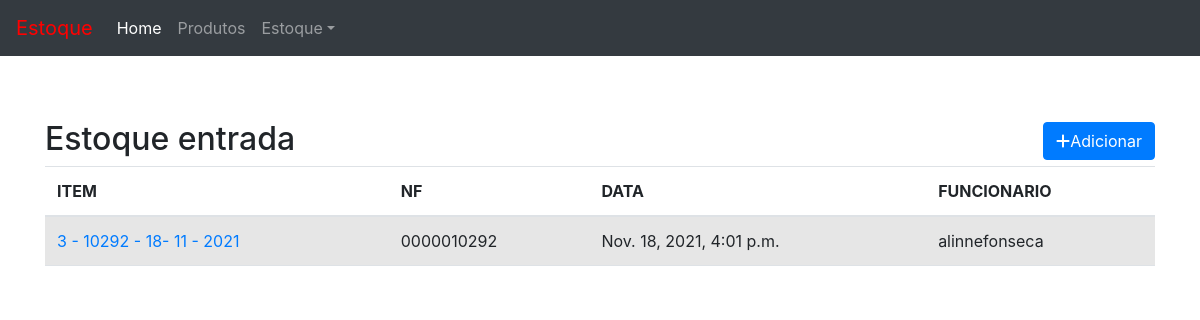
Page /estoque/ on the committed database.
### estoque/models.py (models this page shows)
class Estoque(TimeStampedModel):
    funcionario = models.ForeignKey(User , on_delete=models.CASCADE)
    nf = models.PositiveBigIntegerField('nota fiscal' , null = True , blank= True)
    movimento = models.CharField(max_length=1 , choices=MOVEMENT)
    class Meta:
        ordering  =('-created',)
    def __str__(self):
        return f'{self.pk} - {self.nf} - {self.created.strftime("%d- %m - %Y")}'
    def nf_formated(self):
        return str(self.nf).zfill(10)

### core/models.py (models this page shows)
class TimeStampedModel(models.Model):
    created = models.DateTimeField(
        'created at ...',
        auto_now_add= True,
        auto_now= False
    )
    modified = models.DateTimeField(
        'modified at' ,
        auto_now_add=  False,
        auto_now=True
    )

### estoque/views.py (the view)
# urls.py: path('' , v.entrada_list , name='entrada_list')
def entrada_list(request):
    template_name = 'estoque_entrada_list.html'
    objects = Estoque.objects.filter(movimento = 'e')
    context = {'object_list' : objects}
    return render(request  , template_name , context)

### estoque/templates/estoque_entrada_list.html
{% extends 'base.html' %}
{% load static %}
{% block content %}
<div class="page-header">
    <h2>Estoque entrada
        <span class="pull-right">
            <a href="#">
                <button type="button" class="btn btn-primary">
                    <span class="fa fa-plus"></span>Adicionar
                </button>
            </a>
        </span>
    </h2>
    {% if object_list %}
    <table class="table table-striped">
        <thead>
            <tr>
                <th>ITEM</th>
                <th>NF</th>
                <th>DATA</th>
                <th>FUNCIONARIO</th>
            </tr>
        </thead>
        <tbody>
            {% for object in object_list %}
                <tr>
                    <td>
                        <a href="">{{object}}</a>
                    </td>
                    <td> {{ object.nf_formated}} </td>
                    <td> {{ object.created}} </td>
                    <td> {{ object.funcionario}} </td>
                </tr>
            {% endfor %}
        </tbody>
    </table>
    {% else %}
        <a href="" class="alert alert-warning">Sem itens na lista</a>
    {% endif %}
</div>
{% endblock content %}

### core/static/styles/style.css (style rules this page uses)
body { margin-top: 120px; }

### rows in the picture
Estoque: timestampedmodel_ptr_id+nf "3 - 10292 - 18- 11 - 2021", nf_formated "0000010292", created "Nov. 18, 2021, 4:01 p.m.", funcionario "alinnefonseca"
